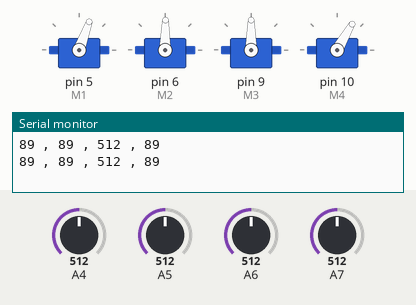
Bench run of a sketch on a simulated Arduino Nano, built with avr-gcc and run on an emulated ATmega328P. Shown: 4 × servo, the last lines printed to the serial monitor. The inputs (shaded band) are chosen by the test bench; at power-on: A5 = 512, A7 = 512, A6 = 512, A4 = 512.

Above: at 1.8 s.
1.9 s: A5 set to 716
At 2.5 s:
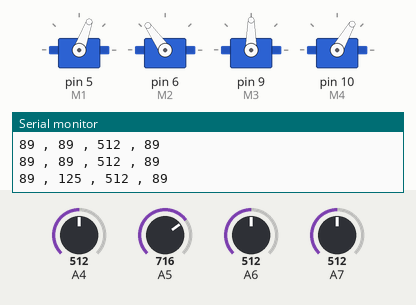
3.5 s: A7 set to 677
5.2 s: A7 set to 709
At 7.0 s:
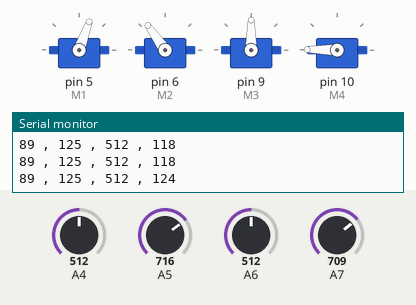
7.5 s: A6 set to 187
9.2 s: A6 set to 167
At 11.2 s:
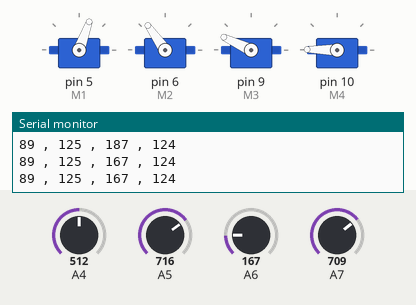
11.5 s: A5 set to 992
At 13.1 s:
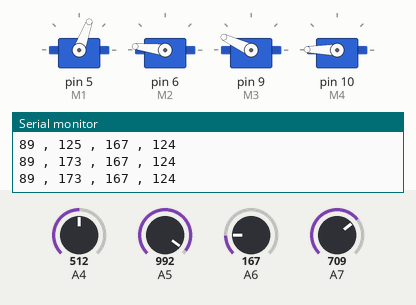
Timing chart, 0 to 14.5 s (numbered marks = the images above; inputs shaded):
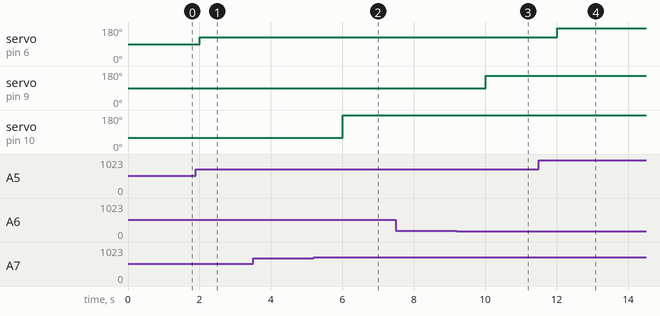

Measured:
- the behaviour switches between 691 and 692 on A7 (found by bisection; images 1 and 2)
- the behaviour switches between 179 and 178 on A6 (found by bisection; images 2 and 3)
- after the input at 1.9 s, servo on pin 6 (M2): 89° → 125° after 0.10 s
- after the input at 5.2 s, servo on pin 10 (M4): 60° → 179° after 0.81 s
- after the input at 9.2 s, servo on pin 9 (M3): 90° → 155° after 0.82 s
- after the input at 11.5 s, servo on pin 6 (M2): 125° → 173° after 0.52 s

The sketch:

brazo1.ino
```cpp
#include <Servo.h>

int Senal, Sena2, Sena3, Sena4;
int Lecturas[10]; //Vector de lecturas.
int Val, i = 0, Total = 0, Promedio = 0;
Servo M1, M2, M3, M4;

//int myPins[] = {0, , 60, 120, 179};

void setup() {
  M1.attach(5);
  M2.attach(6);
  M3.attach(9);
  M4.attach(10);
  Serial.begin(9600);
  for (i = 0; i < 10; i++); //Inicialización del vector.
  Lecturas[i] = 0;
  i = 0;
}

void loop() {

    //  Lee la señal del potenciómetro por el pin A0 (Pin 23 del ATMega328).
    Senal = analogRead(A4); // M1
    Sena2 = analogRead(A5); // M2
    Sena3 = analogRead(A6); // M3
    Sena4 = analogRead(A7); // M4
    Senal = map(Senal, 0, 1023, 0, 179);
    Sena2 = map(Sena2, 0, 1023, 0, 179);
    //Sena3 = map(Sena3, 0, 1023, 0, 179);
    Sena4 = map(Sena4, 0, 1023, 0, 179);
    M1.write(70);
    M2.write(Sena2);

/*
if (Sena2 < 45) {
      M2.write(45);
    } else if ((Sena2 > 45) && (Sena2 < 60)) {
      M2.write(60);
    } else if ((Sena2 > 60) && (Sena2 < 75)) {
      M2.write(75);
    }  else if ((Sena2 > 75) && (Sena2 < 90)) {
      M2.write(90);
    } else if ((Sena2 > 90) && (Sena2 < 105)) {
      M2.write(105);
    }  else if ((Sena2 > 105) && (Sena2 < 120)) {
      M2.write(120);
    } else if ((Sena2 > 120) && (Sena2 < 135)) {
      M2.write(135);
    } else if ((Sena2 > 135) && (Sena2 < 179)) {
      M2.write(155);
    }*/


    if (Sena3 < 45) {
      M3.write(45);
    } else if ((Sena3 > 45) && (Sena3 < 60)) {
      M3.write(60);
    } else if ((Sena3 > 60) && (Sena3 < 75)) {
      M3.write(75);
    }  else if ((Sena3 > 75) && (Sena3 < 90)) {
      M3.write(90);
    } else if ((Sena3 > 90) && (Sena3 < 105)) {
      M3.write(105);
    }  else if ((Sena3 > 105) && (Sena3 < 120)) {
      M3.write(120);
    } else if ((Sena3 > 120) && (Sena3 < 135)) {
      M3.write(135);
    } else if ((Sena3 > 135) && (Sena3 < 179)) {
      M3.write(155);
    }


    if (Sena4 < 60) {
      M4.write(0);
    } else if ((Sena4 > 60) && (Sena4 < 120)) {
      M4.write(60);
    } else if ((Sena4 > 120) && (Sena4 < 179)) {
      M4.write(179);
    }


    Serial.print(Senal);
    Serial.print(" , ");
    Serial.print(Sena2);
    Serial.print(" , ");
    Serial.print(Sena3);
    Serial.print(" , ");
    Serial.println(Sena4);
    delay(500);

    delay(500);
}
void posicion(int a) {
  switch (a) {
    case 0:
      M1.write(70);
      M2.write(30);
      M3.write(140);
      M4.write(0);
      break;
    case 1:
      break;
  }

}
```
